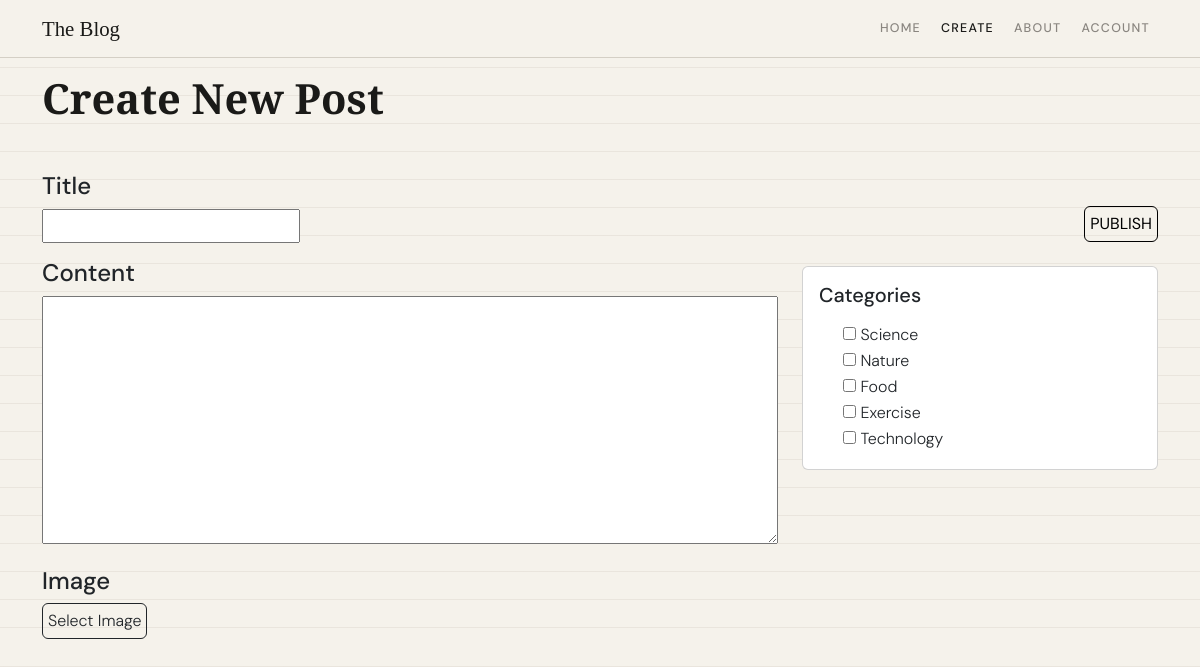
The page /create/ (signed in) on the database its author committed.
### gallery/models.py (models this page shows)
class Tag(models.Model):
    name = models.CharField(max_length = 50, unique = True) # Keep tags unique so we don't repeat the same things
    def __str__(self):
        return self.name

### gallery/views.py (the view, shortened to what this page needs)
# urls.py: path('create/', views.create, name = 'create'),
@login_required(login_url = 'users:login')
def create(request):
    if request.method != 'POST':
        form = PostsForm()
    context = {'form': form}
    return render(request, 'myapp/create.html', context)

### gallery/forms.py
class PostsForm(forms.ModelForm):
    class Meta: # This connects the form to a model
        model = Posts
        fields = ['title', 'content', 'image', 'tags']
        widgets = {
            'title': forms.TextInput(attrs = {'class': 'custom-input'}),
            'content': forms.Textarea(attrs = {'class': 'custom-textarea'}),
            'image': forms.ClearableFileInput(attrs = {'class': 'custom-file-input'}),
            'tags': forms.CheckboxSelectMultiple(),
    }

### gallery/templates/myapp/create.html (shortened to what this page needs)
{% load static %}
<!DOCTYPE html>
<html lang = 'en'>
    <head>
        <link href="https://cdn.jsdelivr.net/npm/bootstrap@5.3.3/dist/css/bootstrap.min.css" rel="stylesheet">
        <link rel="stylesheet"  href="{% static 'css/blog.css' %}">
    </head>
    <body>
        <nav class="site-nav navbar navbar-expand-lg sticky-top">
            <div class="container">
                <a class="nav-brand navbar-brand" href="{% url 'blogsite:home' %}">The Blog</a>
                <ul class="navbar-nav ms-auto gap-1">
                    <li class="nav-item"><a class="nav-link" href="{% url 'blogsite:home' %}">Home</a></li>
                    <li class="nav-item"><a class="nav-link active" href="{% url 'blogsite:create' %}">Create</a></li>
                    <li class="nav-item"><a class="nav-link" href="{% url 'blogsite:about' %}">About</a></li>
                    <li class="nav-item"><a class="nav-link" href="{% url 'blogsite:account' %}">Account</a></li>
                </ul>
            </div>
        </nav>
        <div class = "container mt-3">
            <header class = "page-header">
                <h1 class = "page-title">Create New Post</h1>
            </header>
            <main class = "mt-5">
                <form method = "POST" action = "" enctype = "multipart/form-data">
                    <div class = "row upload-form">
                        <div class = "col-md-8">
                            <div class = "mb-3">
                                <h4>{{form.title.label}}</h4>
                                {{form.title}}
                            </div>
                            <div class = "mb-3">
                                <h4>{{form.content.label}}</h4>
                                {{form.content}}
                            </div>
                            <div class = "mb-3">
                                <h4> {{form.image.label}}</h4>
                                <label class = "custom-file-label" for = "id_image">Select Image</label>
                            </div>
                        </div>
                        <div class = "col-md-4">
                            <div class = "my-4 text-end">
                                <button type = "submit">Publish</button>
                            </div>
                            <div class = "card">
                                <div class = "card-body">
                                    <h5 class = "card-title mb-3">Categories</h5>
                                    {% for checkbox in form.tags %}
                                        <div class="form-check">
                                            {{ checkbox.tag }}
                                            <label class="form-check-label" for="{{ checkbox.id_for_label }}">
                                                {{ checkbox.choice_label }}
                                            </label>
                                        </div>
                                    {% endfor %}
                                </div>
                            </div>
                        </div>
                    </div>
                </form>
            </main>
        </div>
    </body>
</html>

### static/css/blog.css (style rules this page uses)
:root { --ink: #1a1a18; --paper: #f5f2eb; --cream: #ede9df; --accent: #c0392b; --accent-soft: #e8d5d2; --muted: #8a8680; --rule: #d4cfc5; }
body { background-color: var(--paper); font-family: 'DM Sans', sans-serif; font-weight: 300; background-image: repeating-linear-gradient( 0deg, transparent, transparent 27px, rgba(180,170,155,0.18) 27px, rgba(180,170,155,0.18) 28px ); }
.site-nav { border-bottom: 1.5px solid var(--rule); background: var(--paper); }
.nav-brand { font-family: 'Playfair Display', serif; font-size: 1.3rem; color: var(--ink) !important; }
.nav-link { font-size: 0.78rem; font-weight: 500; letter-spacing: 0.1em; text-transform: uppercase; color: var(--muted) !important; }
.nav-link:hover, .nav-link.active { color: var(--ink) !important; }
.page-title { font-family: 'Playfair Display', serif; font-size: clamp(1.8rem, 4vw, 2.6rem); font-weight: 700; color: var(--ink); }
.custom-textarea { width: 100%; padding: 3px; }
.custom-input { width: 35%; padding: 3px; }
.custom-file-label { background-color: var(--seashell); display: inline-block; padding: 5px; border: 1px solid; border-radius: 6px; cursor: pointer; }
.upload-form button { margin-top: 10px; padding: 5px; text-transform: uppercase; background-color: var(--seashell); border-radius: 6px; border-style: solid; border-width: 1px; }

### rows shown on the page
Tag: choice_label "Science"
Tag: choice_label "Nature"
Tag: choice_label "Food"
Tag: choice_label "Exercise"
Tag: choice_label "Technology"
